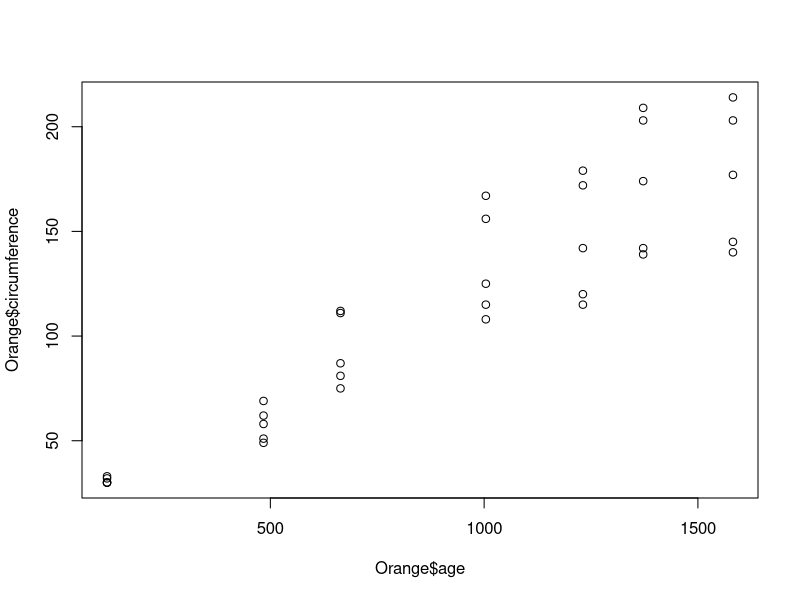
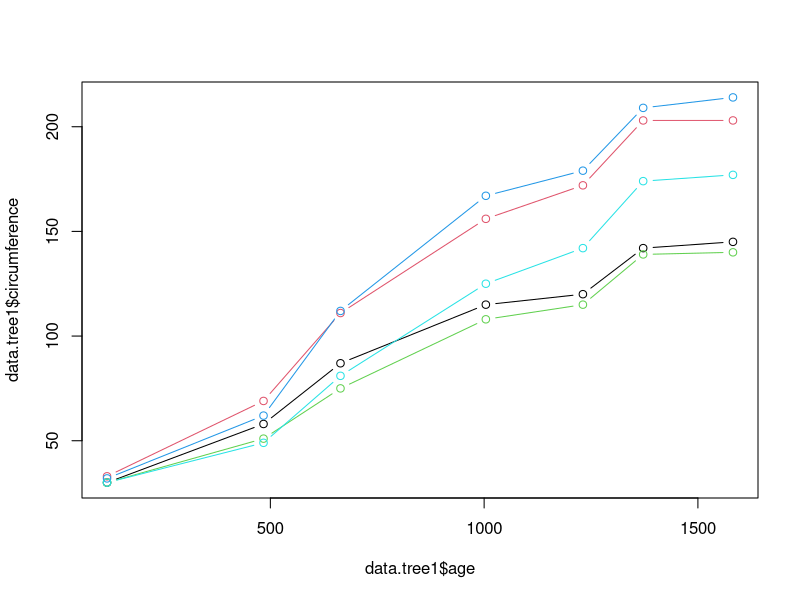
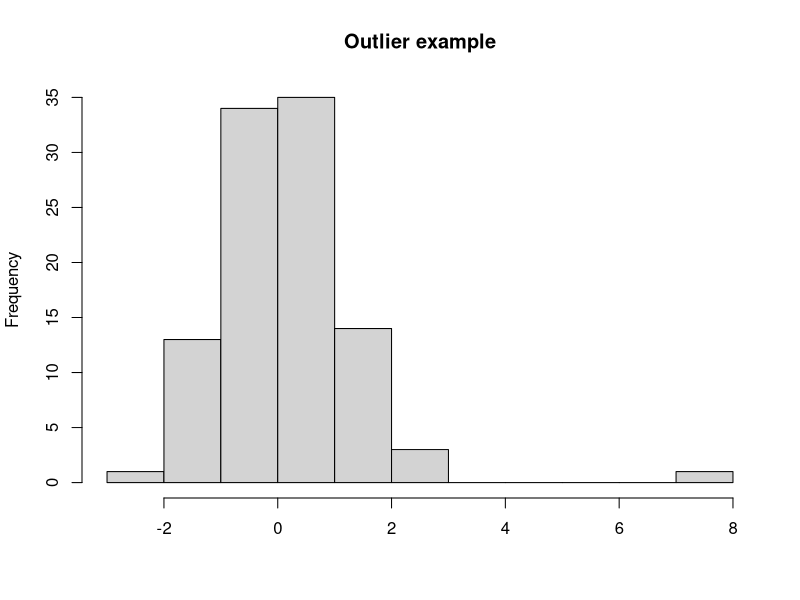
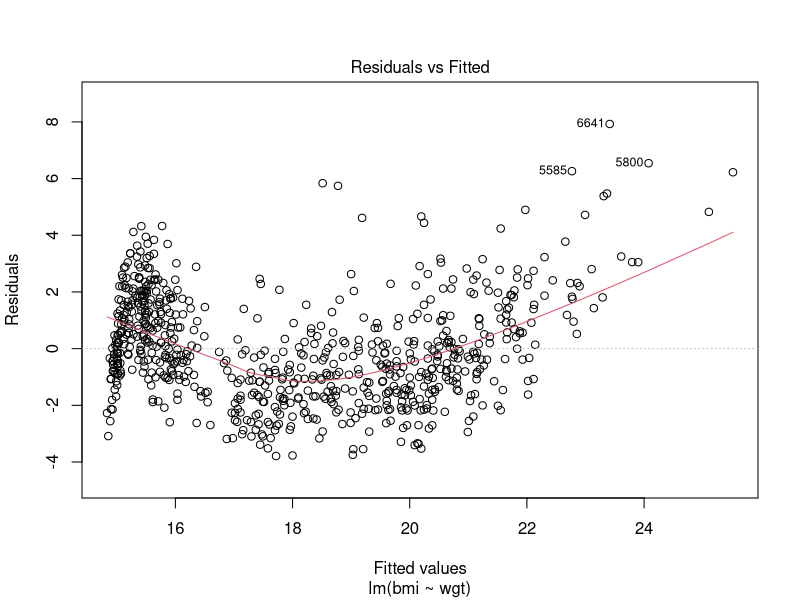
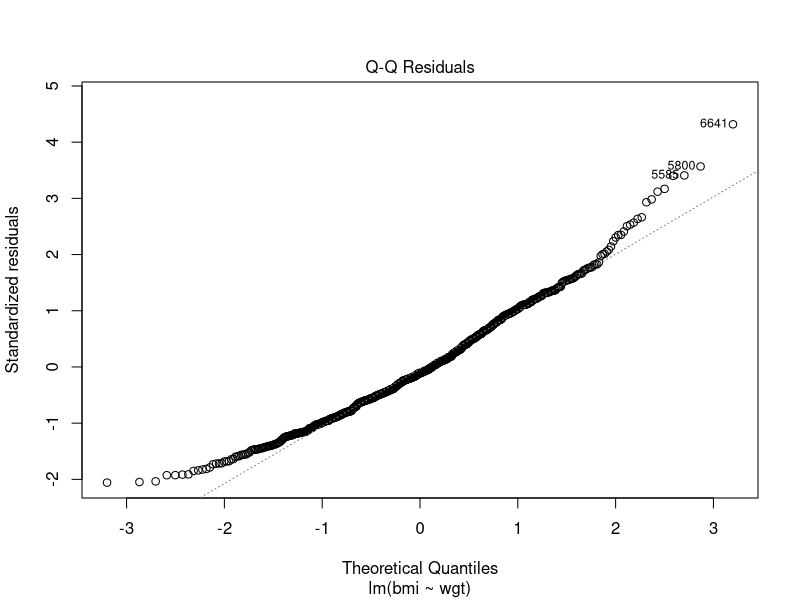
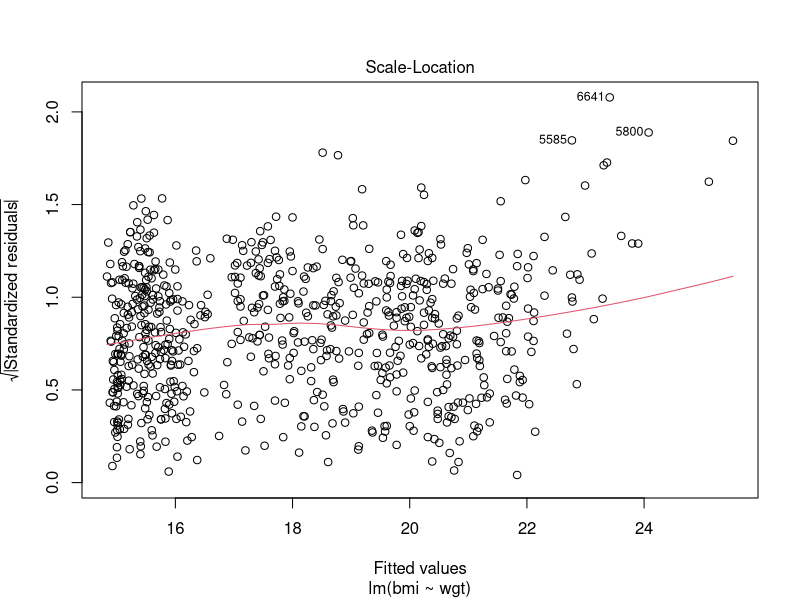
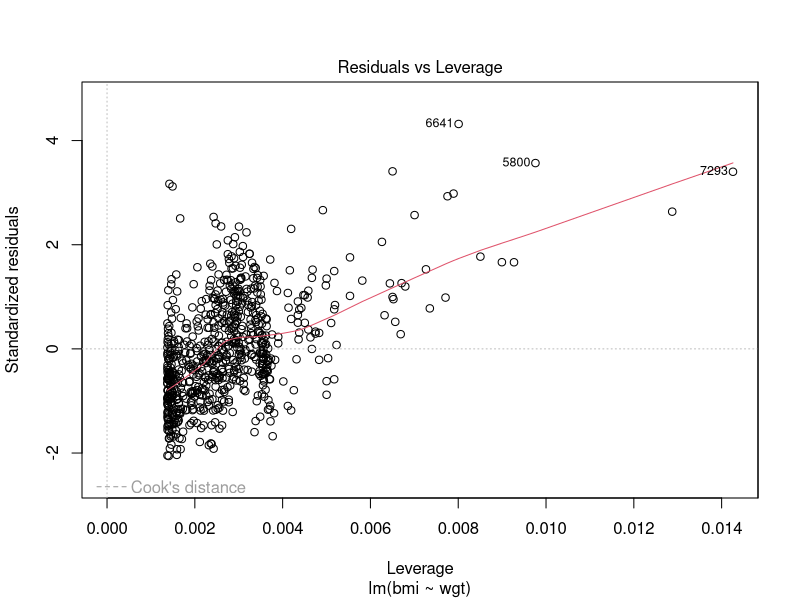

R code for these plots, in order:
## ---- chunk 1
# get from datasets package the Orange data
data(Orange)
# print the fist rows
head(Orange)
## ---- chunk 2
str(Orange)
## ---- chunk 3
summary(Orange)
## ---- chunk 4
cor(Orange[, c(2,3)])
## ---- chunk 5
plot(x = Orange$age, y = Orange$circumference)
## ---- chunk 6
# create dataset for each tree
data.tree1 <- Orange[which(Orange$Tree == 1), ]
data.tree2 <- Orange[which(Orange$Tree == 2), ]
data.tree3 <- Orange[which(Orange$Tree == 3), ]
data.tree4 <- Orange[which(Orange$Tree == 4), ]
data.tree5 <- Orange[which(Orange$Tree == 5), ]
## ---- chunk 7
plot(x = data.tree1$age, y = data.tree1$circumference, 
     type = "b", col = 1, 
     ylim = c(min(Orange$circumference), max(Orange$circumference)))
points(x = data.tree2$age, y = data.tree2$circumference, 
     type = "b", col = 2)
points(x = data.tree3$age, y = data.tree3$circumference, 
     type = "b", col = 3)
points(x = data.tree4$age, y = data.tree4$circumference, 
     type = "b", col = 4)
points(x = data.tree5$age, y = data.tree5$circumference, 
     type = "b", col = 5)
## ---- chunk 8
set.seed(123)
library(magrittr) #for pipes
library(MASS)     #for the cats and bacteria data
library(mice)     #for the boys data
## ---- chunk 9
set.seed(123)
outlier_data <- c(rnorm(n = 100, mean = 0, sd = 1), 8)
hist(x = outlier_data, xlab = "", main = "Outlier example")
## ---- chunk 10
args(lm)
## ---- chunk 11
head(mice::boys, n = 7)
## ---- chunk 12
lm(bmi ~ wgt, data = mice::boys)
## ---- chunk 13
fit <- lm(bmi ~ wgt, data = mice::boys)
summary(fit)
## ---- chunk 14
plot(lm(bmi ~ wgt, data = mice::boys), which = 1)
## ---- chunk 15
plot(lm(bmi ~ wgt, data = mice::boys), which = 2)
## ---- chunk 16
plot(lm(bmi ~ wgt, data = mice::boys), which = 3)
## ---- chunk 17
plot(lm(bmi ~ wgt, data = mice::boys), which = 5)
## ---- chunk 18
fit <- lm(bmi ~ wgt, data = mice::boys)
fit2 <- lm(bmi ~ wgt + age, data = mice::boys)
## ---- chunk 19
summary(fit)
## ---- chunk 20
summary(fit2)
## ---- chunk 21
anova(fit, fit2)
## ---- chunk 22
AIC(fit, fit2)
